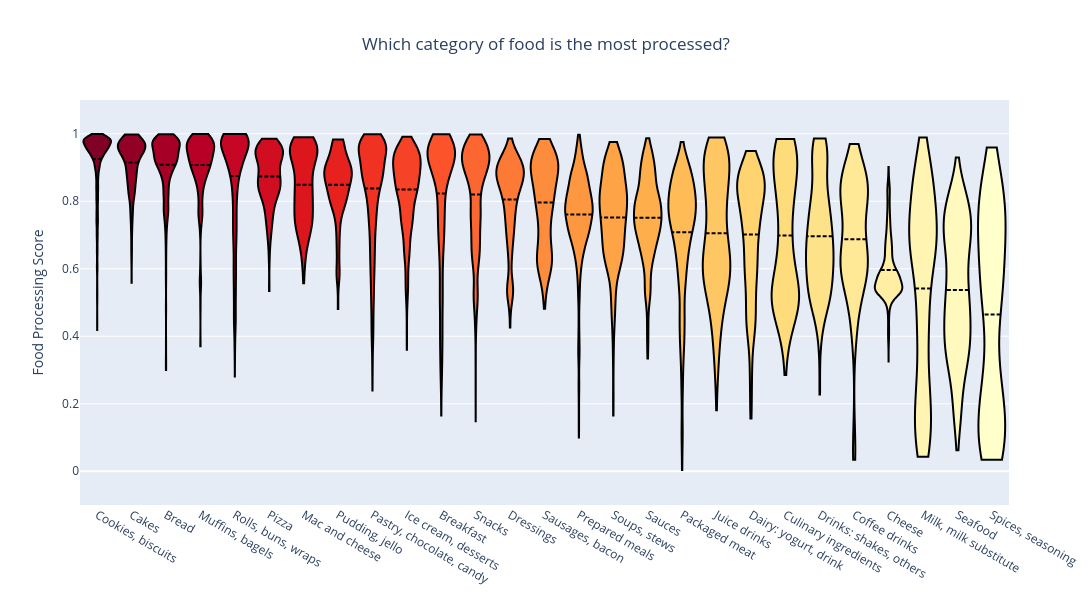

Here is the notebook cell this chart was saved with:
### Code cell
spacing = 1.5

# Sort categories from most to least processed
category_order = custom_cats.groupby("category")["FPro"].mean().sort_values(ascending=False).index.tolist()
x_positions = {cat: i * spacing for i, cat in enumerate(category_order)}
x_vals = list(x_positions.values())

# Normalize for color gradient — reversed for most processed = darkest
norm_x = np.array(x_vals[::-1]) / max(x_vals)  # reversed for color flip
colorscale = px.colors.sequential.YlOrRd
color_map = [px.colors.sample_colorscale(colorscale, [v])[0] for v in norm_x]

fig = go.Figure()

for i, cat in enumerate(category_order):
    cat_data = custom_cats.loc[custom_cats["category"] == cat, "FPro"]

    fig.add_trace(
        go.Violin(
            y=cat_data,
            x=[x_positions[cat]] * len(cat_data),
            name=cat,
            points=False,
            meanline_visible=True,
            width=spacing * 0.8,
            line_color="black",
            fillcolor=color_map[i],
            showlegend=False,
            spanmode="hard"
        )
    )

fig.update_layout(
    title={
        "text": "Which category of food is the most processed?",
        "x": 0.5,
        "xanchor": "center",
    },
    yaxis=dict(
        title="Food Processing Score",
        range=[-0.1, 1.1]
    ),
    xaxis=dict(
        tickvals=x_vals,
        ticktext=category_order,
        range=[min(x_vals) - spacing / 2, max(x_vals) + spacing / 2]
    ),
    width=spacing * len(category_order) * 40,
    height=600,
)

fig.show()

### Figure 1 — Plotly figure (JSON) as saved in the notebook; plotly's stock layout.template omitted (floating-point values rounded to 4 significant figures; data arrays with more than 128 entries replaced by an {"elided": "..."} marker saying what was removed)
{"data": [{"fillcolor": "rgb(128, 0, 38)", "line": {"color": "black"}, "meanline": {"visible": true}, "name": "Cookies, biscuits", "points": false, "showlegend": false, "spanmode": "hard", "type": "violin", "width": 1.2, "x": {"elided": "1228 int values"}, "y": {"elided": "1228 float values"}}, {"fillcolor": "rgb(147, 0, 38)", "line": {"color": "black"}, "meanline": {"visible": true}, "name": "Cakes", "points": false, "showlegend": false, "spanmode": "hard", "type": "violin", "width": 1.2, "x": {"elided": "404 float values"}, "y": {"elided": "404 float values"}}, {"fillcolor": "rgb(166, 0, 38)", "line": {"color": "black"}, "meanline": {"visible": true}, "name": "Bread", "points": false, "showlegend": false, "spanmode": "hard", "type": "violin", "width": 1.2, "x": {"elided": "689 int values"}, "y": {"elided": "689 float values"}}, {"fillcolor": "rgb(184, 0, 38)", "line": {"color": "black"}, "meanline": {"visible": true}, "name": "Muffins, bagels", "points": false, "showlegend": false, "spanmode": "hard", "type": "violin", "width": 1.2, "x": {"elided": "253 float values"}, "y": {"elided": "253 float values"}}, {"fillcolor": "rgb(198, 6, 36)", "line": {"color": "black"}, "meanline": {"visible": true}, "name": "Rolls, buns, wraps", "points": false, "showlegend": false, "spanmode": "hard", "type": "violin", "width": 1.2, "x": {"elided": "659 int values"}, "y": {"elided": "659 float values"}}, {"fillcolor": "rgb(209, 14, 33)", "line": {"color": "black"}, "meanline": {"visible": true}, "name": "Pizza", "points": false, "showlegend": false, "spanmode": "hard", "type": "violin", "width": 1.2, "x": {"elided": "372 float values"}, "y": {"elided": "372 float values"}}, {"fillcolor": "rgb(221, 22, 30)", "line": {"color": "black"}, "meanline": {"visible": true}, "name": "Mac and cheese", "points": false, "showlegend": false, "spanmode": "hard", "type": "violin", "width": 1.2, "x": {"elided": "212 int values"}, "y": {"elided": "212 float values"}}, {"fillcolor": "rgb(231, 34, 30)", "line": {"color": "black"}, "meanline": {"visible": true}, "name": "Pudding, jello", "points": false, "showlegend": false, "spanmode": "hard", "type": "violin", "width": 1.2, "x": {"elided": "156 float values"}, "y": {"elided": "156 float values"}}, {"fillcolor": "rgb(239, 50, 34)", "line": {"color": "black"}, "meanline": {"visible": true}, "name": "Pastry, chocolate, candy", "points": false, "showlegend": false, "spanmode": "hard", "type": "violin", "width": 1.2, "x": {"elided": "1529 int values"}, "y": {"elided": "1529 float values"}}, {"fillcolor": "rgb(246, 66, 39)", "line": {"color": "black"}, "meanline": {"visible": true}, "name": "Ice cream, desserts", "points": false, "showlegend": false, "spanmode": "hard", "type": "violin", "width": 1.2, "x": {"elided": "907 float values"}, "y": {"elided": "907 float values"}}, {"fillcolor": "rgb(252, 83, 43)", "line": {"color": "black"}, "meanline": {"visible": true}, "name": "Breakfast", "points": false, "showlegend": false, "spanmode": "hard", "type": "violin", "width": 1.2, "x": {"elided": "1089 int values"}, "y": {"elided": "1089 float values"}}, {"fillcolor": "rgb(252, 102, 49)", "line": {"color": "black"}, "meanline": {"visible": true}, "name": "Snacks", "points": false, "showlegend": false, "spanmode": "hard", "type": "violin", "width": 1.2, "x": {"elided": "4306 float values"}, "y": {"elided": "4306 float values"}}, {"fillcolor": "rgb(253, 122, 54)", "line": {"color": "black"}, "meanline": {"visible": true}, "name": "Dressings", "points": false, "showlegend": false, "spanmode": "hard", "type": "violin", "width": 1.2, "x": {"elided": "574 int values"}, "y": {"elided": "574 float values"}}, {"fillcolor": "rgb(253, 141, 60)", "line": {"color": "black"}, "meanline": {"visible": true}, "name": "Sausages, bacon", "points": false, "showlegend": false, "spanmode": "hard", "type": "violin", "width": 1.2, "x": {"elided": "466 float values"}, "y": {"elided": "466 float values"}}, {"fillcolor": "rgb(253, 152, 65)", "line": {"color": "black"}, "meanline": {"visible": true}, "name": "Prepared meals", "points": false, "showlegend": false, "spanmode": "hard", "type": "violin", "width": 1.2, "x": {"elided": "2043 int values"}, "y": {"elided": "2043 float values"}}, {"fillcolor": "rgb(254, 164, 70)", "line": {"color": "black"}, "meanline": {"visible": true}, "name": "Soups, stews", "points": false, "showlegend": false, "spanmode": "hard", "type": "violin", "width": 1.2, "x": {"elided": "622 float values"}, "y": {"elided": "622 float values"}}, {"fillcolor": "rgb(254, 175, 75)", "line": {"color": "black"}, "meanline": {"visible": true}, "name": "Sauces", "points": false, "showlegend": false, "spanmode": "hard", "type": "violin", "width": 1.2, "x": {"elided": "662 int values"}, "y": {"elided": "662 float values"}}, {"fillcolor": "rgb(254, 187, 86)", "line": {"color": "black"}, "meanline": {"visible": true}, "name": "Packaged meat", "points": false, "showlegend": false, "spanmode": "hard", "type": "violin", "width": 1.2, "x": {"elided": "898 float values"}, "y": {"elided": "898 float values"}}, {"fillcolor": "rgb(254, 199, 99)", "line": {"color": "black"}, "meanline": {"visible": true}, "name": "Juice drinks", "points": false, "showlegend": false, "spanmode": "hard", "type": "violin", "width": 1.2, "x": {"elided": "391 int values"}, "y": {"elided": "391 float values"}}, {"fillcolor": "rgb(254, 211, 112)", "line": {"color": "black"}, "meanline": {"visible": true}, "name": "Dairy: yogurt, drink", "points": false, "showlegend": false, "spanmode": "hard", "type": "violin", "width": 1.2, "x": {"elided": "831 float values"}, "y": {"elided": "831 float values"}}, {"fillcolor": "rgb(254, 220, 124)", "line": {"color": "black"}, "meanline": {"visible": true}, "name": "Culinary ingredients", "points": false, "showlegend": false, "spanmode": "hard", "type": "violin", "width": 1.2, "x": {"elided": "194 int values"}, "y": {"elided": "194 float values"}}, {"fillcolor": "rgb(254, 226, 137)", "line": {"color": "black"}, "meanline": {"visible": true}, "name": "Drinks: shakes, others", "points": false, "showlegend": false, "spanmode": "hard", "type": "violin", "width": 1.2, "x": {"elided": "309 float values"}, "y": {"elided": "309 float values"}}, {"fillcolor": "rgb(255, 232, 150)", "line": {"color": "black"}, "meanline": {"visible": true}, "name": "Coffee drinks", "points": false, "showlegend": false, "spanmode": "hard", "type": "violin", "width": 1.2, "x": {"elided": "223 int values"}, "y": {"elided": "223 float values"}}, {"fillcolor": "rgb(255, 238, 163)", "line": {"color": "black"}, "meanline": {"visible": true}, "name": "Cheese", "points": false, "showlegend": false, "spanmode": "hard", "type": "violin", "width": 1.2, "x": {"elided": "1011 float values"}, "y": {"elided": "1011 float values"}}, {"fillcolor": "rgb(255, 244, 177)", "line": {"color": "black"}, "meanline": {"visible": true}, "name": "Milk, milk substitute", "points": false, "showlegend": false, "spanmode": "hard", "type": "violin", "width": 1.2, "x": {"elided": "402 int values"}, "y": {"elided": "402 float values"}}, {"fillcolor": "rgb(255, 249, 190)", "line": {"color": "black"}, "meanline": {"visible": true}, "name": "Seafood", "points": false, "showlegend": false, "spanmode": "hard", "type": "violin", "width": 1.2, "x": {"elided": "372 float values"}, "y": {"elided": "372 float values"}}, {"fillcolor": "rgb(255, 255, 204)", "line": {"color": "black"}, "meanline": {"visible": true}, "name": "Spices, seasoning", "points": false, "showlegend": false, "spanmode": "hard", "type": "violin", "width": 1.2, "x": {"elided": "232 int values"}, "y": {"elided": "232 float values"}}], "layout": {"height": 600, "title": {"text": "Which category of food is the most processed?", "x": 0.5, "xanchor": "center"}, "width": 1620, "xaxis": {"range": [-0.75, 39.75], "ticktext": ["Cookies, biscuits", "Cakes", "Bread", "Muffins, bagels", "Rolls, buns, wraps", "Pizza", "Mac and cheese", "Pudding, jello", "Pastry, chocolate, candy", "Ice cream, desserts", "Breakfast", "Snacks", "Dressings", "Sausages, bacon", "Prepared meals", "Soups, stews", "Sauces", "Packaged meat", "Juice drinks", "Dairy: yogurt, drink", "Culinary ingredients", "Drinks: shakes, others", "Coffee drinks", "Cheese", "Milk, milk substitute", "Seafood", "Spices, seasoning"], "tickvals": [0, 1.5, 3, 4.5, 6, 7.5, 9, 10.5, 12, 13.5, 15, 16.5, 18, 19.5, 21, 22.5, 24, 25.5, 27, 28.5, 30, 31.5, 33, 34.5, 36, 37.5, 39]}, "yaxis": {"range": [-0.1, 1.1], "title": {"text": "Food Processing Score"}}}}
